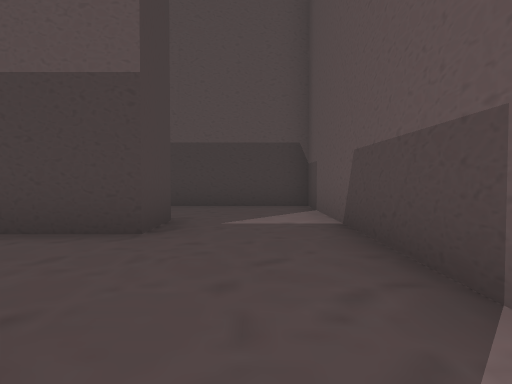
[1] (above)

20 first-person views from a walk through a 3-D level made in the Unity game engine. The camera is 1.3 m above the floor, tilts 2° down and sees 70° across. The floor is counted in squares, 2 m on a side. Each view is taken from the middle of a square. On the plan, view 1 faces up. The plan holds only what a view shows up to about 11 squares ahead; the rest is blank. The player character is not drawn. Some animated figures are not drawn.

[2]
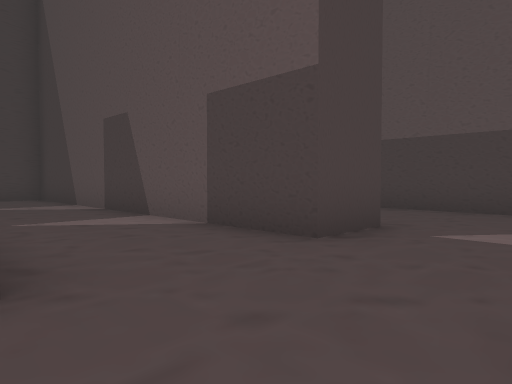

[3]
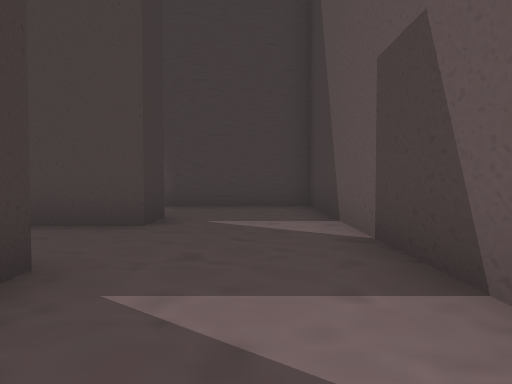

[4]
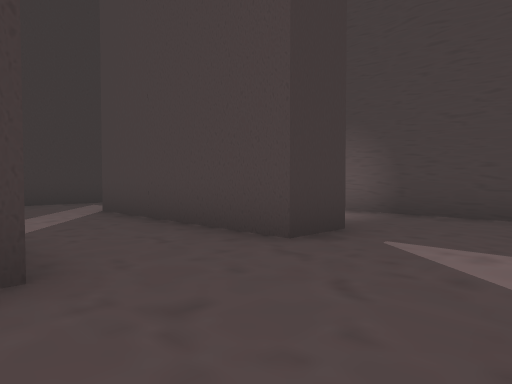

[5]
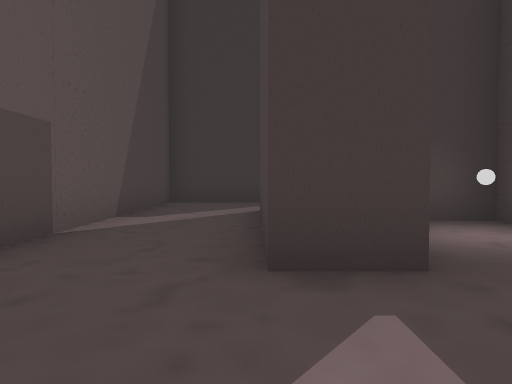

[6]
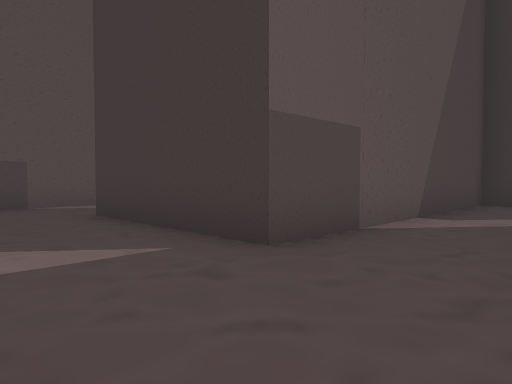

[7]
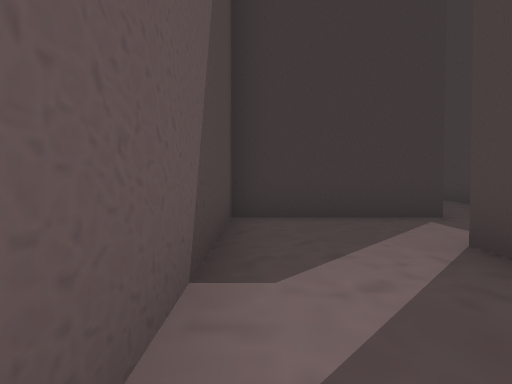

[8]
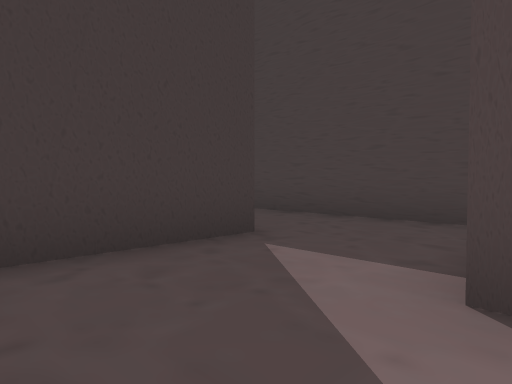

[9]
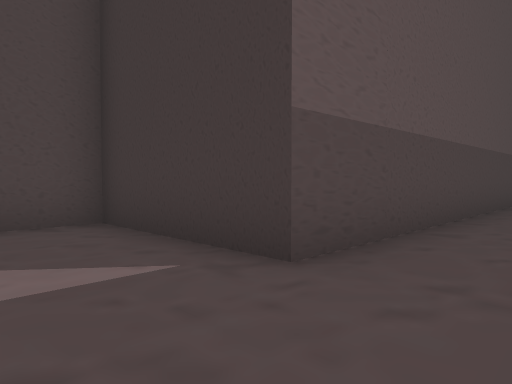

[10]
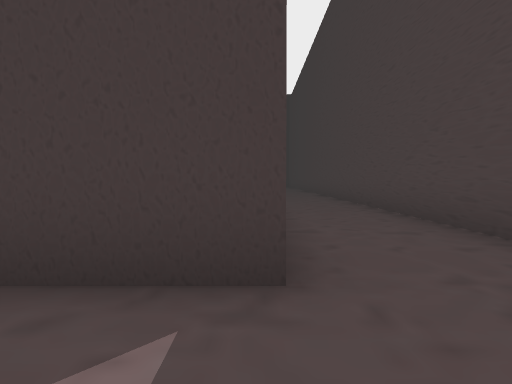

[11]
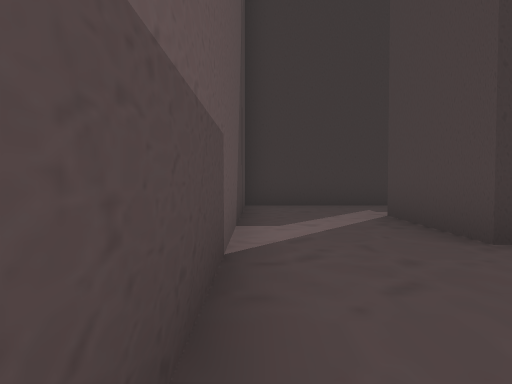

[12]
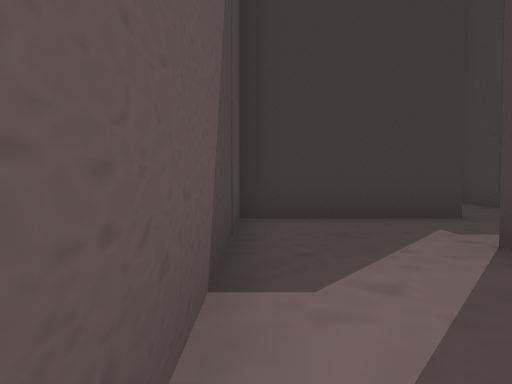

[13]
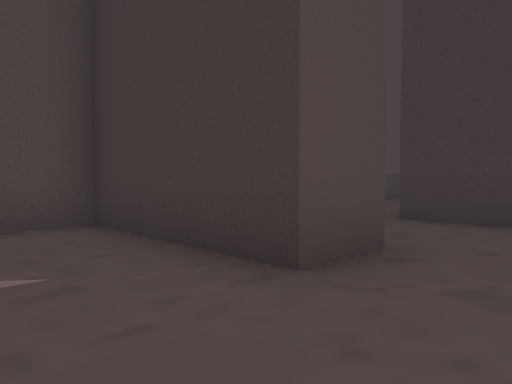

[14]
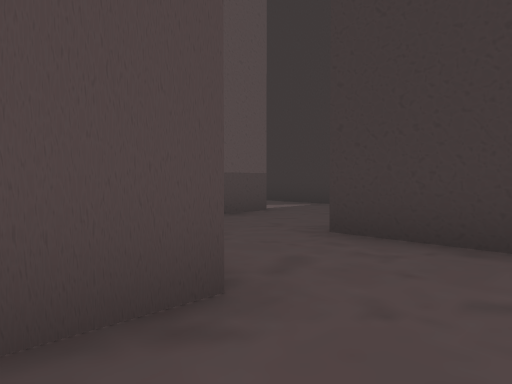

[15]
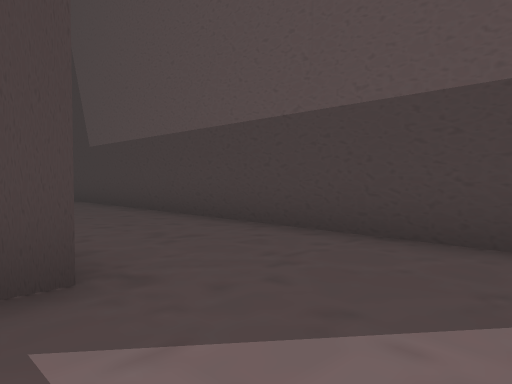

[16]
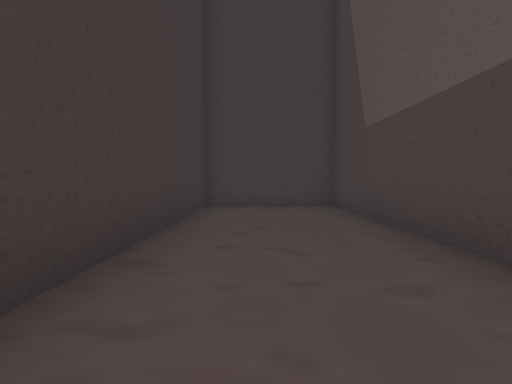

[17]
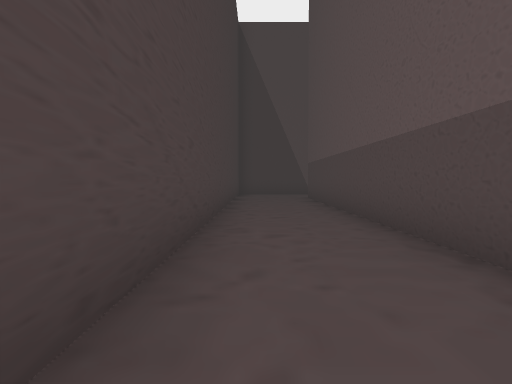

[18]
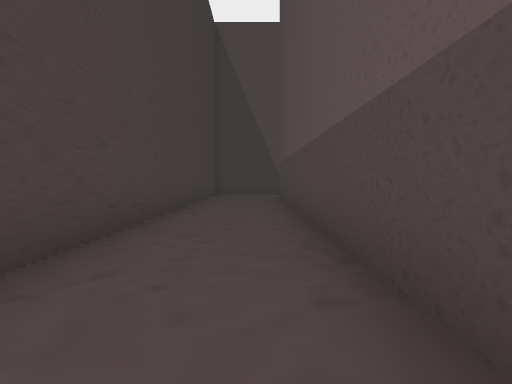

[19]
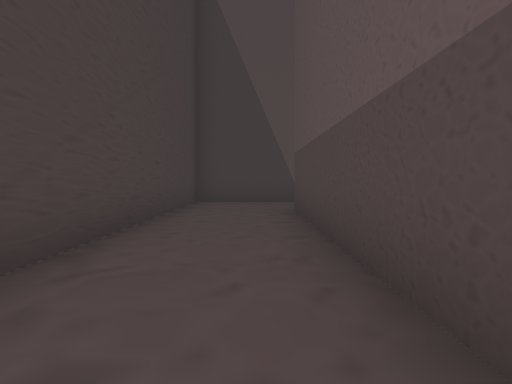

[20]
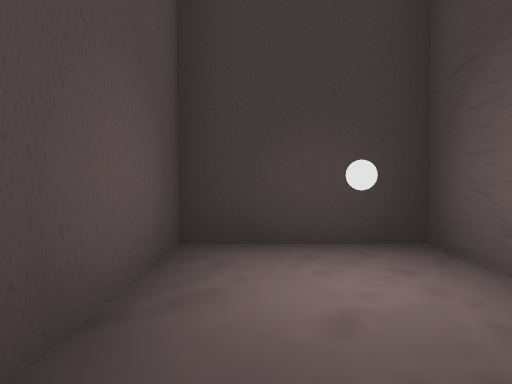

### Floor plan
Points are (right, up) in squares from view 1. A wall is a line through its corners. A room is listed if a view was taken in it or the views show most of it. See-through windows are left out.
Room 1 (views 1, 2, 3, 4, 5, 6, 7, 8, 9, 10, 11, 12, 15, 16, 17, 18, 19, 20)
walls: (-8.9, -3.6) (-11.7, -3.6) (-11.7, -18); (-2.4, -4) (1.3, -4) (1.3, 8.9) (-11.7, 8.9) (-11.7, 5.8) (-4.6, 5.8); (-9.2, 1.4) (-8.1, 1.4) (-8.1, -3.6); (-1.3, 5.9) (-1.3, 4.3) (-11.7, 4.3) (-11.7, -1.7) (-9.2, -1.7) (-9.2, 1); (-9.2, -17.9) (-9.2, -6.2) (-5.6, -6.2) (-5.6, 1.4) (-1.3, 1.4) (-1.3, -1.6)
ways out: opening at (-2, -2.5) to room 2
Room 2 (views 13, 14)
walls: (-2.4, -5.4) (-2.4, -4)
ways out: opening at (-2, -2.5) to room 1; opening at (-3.5, -4.5) to room 3
Room 3 (no view inside)
walls: (-4.5, -6.1) (-4.5, -7.8); (-3.4, -7.8) (-2.4, -7.8)
ways out: opening at (-3.5, -4.5) to room 2; opening at (-2, -6.5)

Positions as (right, up) in squares from view 1, and headings:
1: (0, 0), facing up
2: (1, 1), facing up-left
3: (-3, 3), facing left
4: (-5, 4), facing down-left
5: (-8, 4), facing down
6: (-8, 4), facing down-right
7: (-6, 0), facing down
8: (-6, -3), facing down-left
9: (-11, -4), facing down-right
10: (-9, -4), facing down
11: (1, 5), facing down
12: (1, 2), facing down
13: (-4, -2), facing down-right
14: (-4, -4), facing down-right
15: (1, 5), facing up-left
16: (-3, 7), facing left
17: (-11, -19), facing up
18: (-10, -19), facing up
19: (-10, -14), facing up
20: (-10, 2), facing down
